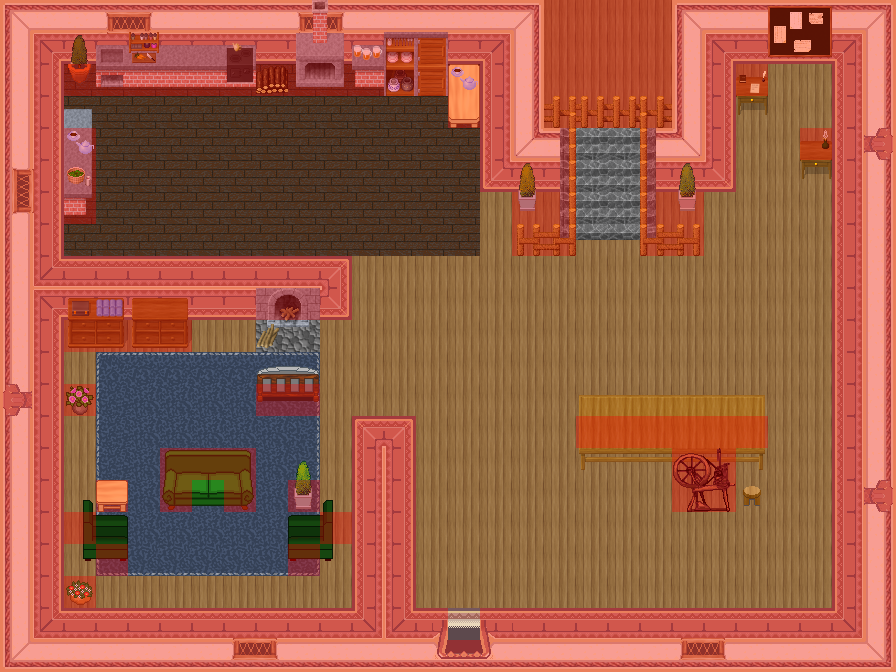

A 2D game scene composited from a Tiled map and its tileset images. What follows is a short description and the map's XML, with each tile layer's data collapsed to a summary:
An orthogonal 28x21 tile map with 32x32 px tiles, 5 tile layers (0_floor, 1_terrain, 2_object, 3_roof, ...), 2 hidden layers not drawn, 29 tilesets.

<map version="1.8" tiledversion="1.8.4" orientation="orthogonal" renderorder="right-down" width="28" height="21" tilewidth="32" tileheight="32" infinite="0" nextlayerid="8" nextobjectid="1">
 <tileset firstgid="1" name="wall" tilewidth="32" tileheight="32" tilecount="16" columns="2">
  <image source="../../tileset/building/wall/int_wall_pale.png" width="64" height="256" />
 </tileset>
 <tileset firstgid="17" name="wall2" tilewidth="32" tileheight="32" tilecount="20" columns="2">
  <image source="../../tileset/building/wall/int_wall_purple.png" width="64" height="320" />
 </tileset>
 <tileset firstgid="37" name="entrance" tilewidth="32" tileheight="32" tilecount="36" columns="9">
  <image source="../../tileset/building/entrance/pale_red_ns.png" width="288" height="128" />
 </tileset>
 <tileset firstgid="73" name="floor_tiles.png" tilewidth="32" tileheight="32" tilecount="9" columns="3">
  <image source="../../tileset/ground/indoor/floor_tiles.png" width="96" height="96" />
 </tileset>
 <tileset firstgid="82" name="long_front_on_pale.png" tilewidth="32" tileheight="32" tilecount="3" columns="1">
  <image source="../../tileset/furniture/table/long_front_on_pale.png" width="32" height="96" />
 </tileset>
 <tileset firstgid="85" name="note_board.png" tilewidth="32" tileheight="32" tilecount="8" columns="2">
  <image source="../../tileset/item/documents/note_board.png" width="64" height="128" />
 </tileset>
 <tileset firstgid="93" name="stairs_grey.png" tilewidth="32" tileheight="32" tilecount="6" columns="3">
  <image source="../../tileset/building/stairs/stairs_grey.png" width="96" height="64" />
 </tileset>
 <tileset firstgid="99" name="int_windows_purple.png" tilewidth="32" tileheight="32" tilecount="16" columns="4">
  <image source="../../tileset/building/window/int_windows_purple.png" width="128" height="128" />
 </tileset>
 <tileset firstgid="115" name="collision.png" tilewidth="32" tileheight="32" tilecount="1" columns="1">
  <image source="../../tileset/logic/collision.png" width="32" height="32" />
 </tileset>
 <tileset firstgid="116" name="pot_plant.png" tilewidth="32" tileheight="32" tilecount="3" columns="1">
  <image source="../../tileset/plant/indoor/pot_plant.png" width="32" height="96" />
 </tileset>
 <tileset firstgid="119" name="pot_plant_1.png" tilewidth="32" tileheight="32" tilecount="12" columns="6">
  <image source="../../tileset/plant/indoor/pot_plant_1.png" width="192" height="64" />
 </tileset>
 <tileset firstgid="131" name="flowering_plant.png" tilewidth="32" tileheight="32" tilecount="2" columns="2">
  <image source="../../tileset/plant/indoor/flowering_plant.png" width="64" height="32" />
 </tileset>
 <tileset firstgid="133" name="fence_wooden.png" tilewidth="32" tileheight="32" tilecount="12" columns="3">
  <image source="../../tileset/building/fence/fence_wooden.png" width="96" height="128" />
 </tileset>
 <tileset firstgid="145" name="small_shelf.png" tilewidth="32" tileheight="32" tilecount="8" columns="2">
  <image source="../../tileset/furniture/shelve/small_shelf.png" width="64" height="128" />
 </tileset>
 <tileset firstgid="153" name="square_pale.png" tilewidth="32" tileheight="32" tilecount="1" columns="1">
  <image source="../../tileset/furniture/table/square_pale.png" width="32" height="32" />
 </tileset>
 <tileset firstgid="154" name="kitchen" tilewidth="32" tileheight="32" tilecount="44" columns="4">
  <image source="../../tileset/furniture/kitchen/cabinets.png" width="128" height="352" />
 </tileset>
 <tileset firstgid="198" name="bottles and cups" tilewidth="32" tileheight="32" tilecount="16" columns="4">
  <image source="../../tileset/item/drink/bottles_and_cups.png" width="128" height="128" />
 </tileset>
 <tileset firstgid="214" name="sofa" tilewidth="32" tileheight="32" tilecount="6" columns="3">
  <image source="../../tileset/furniture/chair/sofa.png" width="96" height="64" />
 </tileset>
 <tileset firstgid="220" name="armchair" tilewidth="32" tileheight="32" tilecount="12" columns="4">
  <image source="../../tileset/furniture/chair/armchair.png" width="128" height="96" />
 </tileset>
 <tileset firstgid="232" name="blue carpet" tilewidth="32" tileheight="32" tilecount="9" columns="3">
  <image source="../../tileset/furniture/carpet/blue.png" width="96" height="96" />
 </tileset>
 <tileset firstgid="241" name="table" tilewidth="32" tileheight="32" tilecount="9" columns="3">
  <image source="../../tileset/furniture/table/table_wooden_brown.png" width="96" height="96" />
 </tileset>
 <tileset firstgid="250" name="desk" tilewidth="32" tileheight="32" tilecount="4" columns="2">
  <image source="../../tileset/furniture/table/desk.png" width="64" height="64" />
 </tileset>
 <tileset firstgid="254" name="spinning wheel" tilewidth="32" tileheight="32" tilecount="8" columns="2">
  <image source="../../tileset/furniture/other/spinningwheel.png" width="64" height="128" />
 </tileset>
 <tileset firstgid="262" name="stool" tilewidth="32" tileheight="32" tilecount="1" columns="1">
  <image source="../../tileset/furniture/chair/stool.png" width="32" height="32" />
 </tileset>
 <tileset firstgid="263" name="warmer_2.png" tilewidth="32" tileheight="32" tilecount="6" columns="2">
  <image source="../../tileset/furniture/kitchen/warmer_2.png" trans="ff00ff" width="64" height="96" />
 </tileset>
 <tileset firstgid="269" name="firewood.png" tilewidth="32" tileheight="32" tilecount="12" columns="3">
  <image source="../../tileset/item/firewood.png" trans="ff00ff" width="96" height="128" />
 </tileset>
 <tileset firstgid="281" name="wood_fire.png" tilewidth="32" tileheight="32" tilecount="4" columns="2">
  <image source="../../tileset/building/decoration/wood_fire.png" trans="ff00ff" width="64" height="64" />
 </tileset>
 <tileset firstgid="285" name="sofa_chair_grey.png" tilewidth="32" tileheight="32" tilecount="12" columns="3">
  <image source="../../tileset/furniture/chair/sofa_chair_grey.png" trans="ff00ff" width="96" height="128" />
 </tileset>
 <tileset firstgid="297" name="floors_3.png" tilewidth="32" tileheight="32" tilecount="12" columns="6">
  <image source="../../tileset/ground/indoor/floors_3.png" trans="ff00ff" width="192" height="64" />
 </tileset>
 <layer id="1" name="0_floor" width="28" height="21">
  <data>[588 cells, 473 non-empty, 8 distinct tile ids]</data>
 </layer>
 <layer id="2" name="1_terrain" width="28" height="21">
  <data>[588 cells, 312 non-empty, 97 distinct tile ids]</data>
 </layer>
 <layer id="3" name="2_object" width="28" height="21">
  <data>[588 cells, 58 non-empty, 48 distinct tile ids]</data>
 </layer>
 <layer id="4" name="3_roof" width="28" height="21">
  <data>[588 cells, 27 non-empty, 20 distinct tile ids]</data>
 </layer>
 <layer id="5" name="objects" width="28" height="21" visible="0">
  <data>[588 cells, 0 non-empty, 0 distinct tile ids]</data>
 </layer>
 <layer id="6" name="collision" width="28" height="21" opacity="0.33">
  <data>[588 cells, 293 non-empty, 1 distinct tile ids]</data>
 </layer>
 <layer id="7" name="protection" width="28" height="21" visible="0">
  <data>[588 cells, 0 non-empty, 0 distinct tile ids]</data>
 </layer>
</map>
